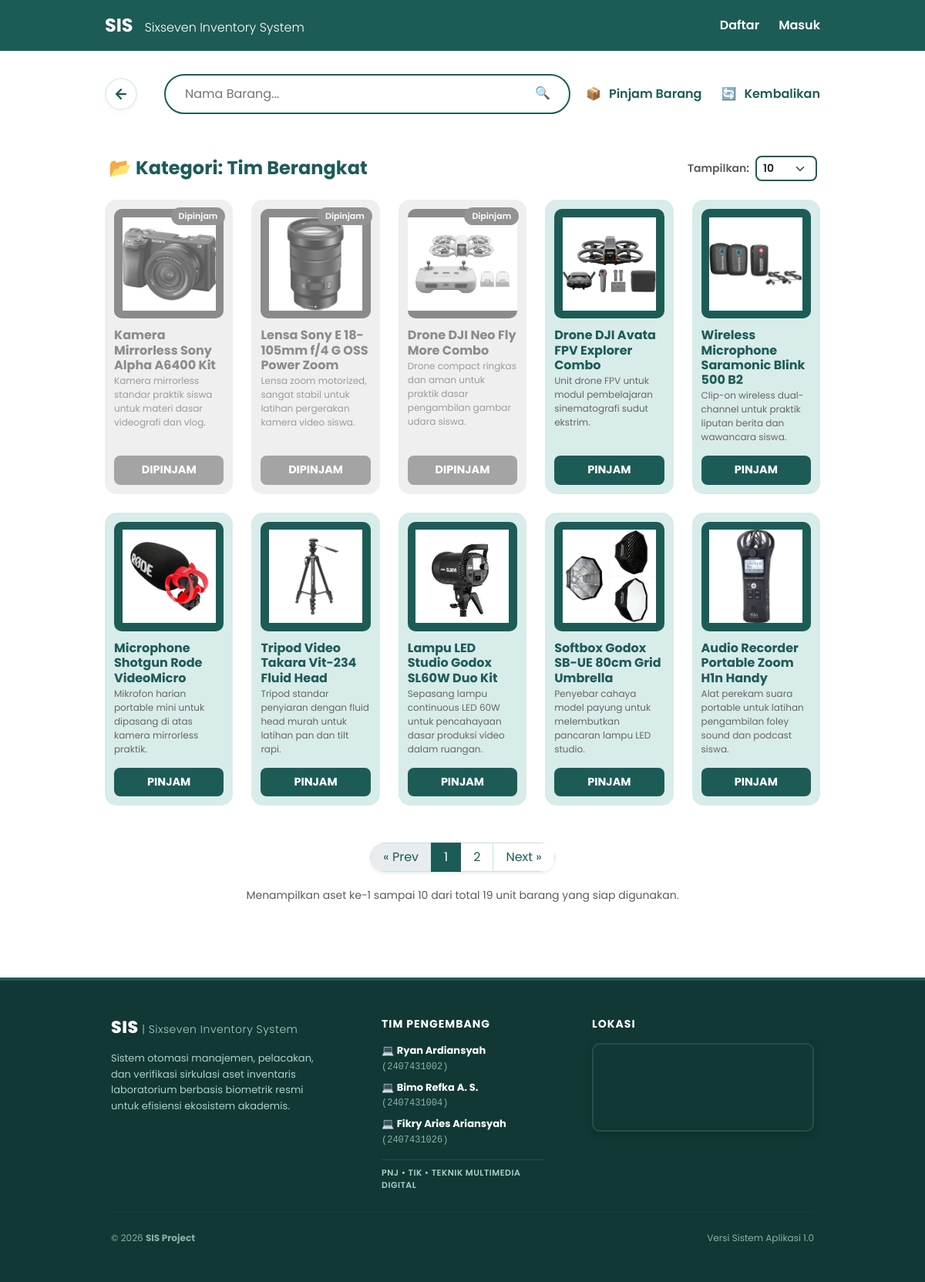
The page /siswa/list_barang.php on the database its author committed.
### tables this page shows
CREATE TABLE `kategori` (
  `id_kategori` int(11) NOT NULL,
  `nama_kategori` varchar(50) NOT NULL
);

CREATE TABLE `barang` (
  `id_barang` int(11) NOT NULL,
  `kode_barang` varchar(50) DEFAULT NULL,
  `id_kategori` int(11) NOT NULL,
  `nama_barang` varchar(100) NOT NULL,
  `merk` varchar(50) DEFAULT NULL,
  `foto` varchar(255) DEFAULT 'default.jpg',
  `status` enum('tersedia','dipinjam','perbaikan') NOT NULL DEFAULT 'tersedia',
  `deskripsi` text DEFAULT NULL
);

### siswa/list_barang.php (the view, shortened to what this page needs)
<?php
include '../koneksi.php';
$search = isset($_GET['search']) ? mysqli_real_escape_string($conn, $_GET['search']) : '';
$global = isset($_GET['global']) ? $_GET['global'] : 'false';
$id_user_login = isset($_SESSION['id_user']) ? $_SESSION['id_user'] : 0;
if ($global == 'true') {
    $id_kat = 0;
    $nama_kategori_tampil = "Semua Kategori Lab";
} else {
    $id_kat = isset($_GET['kat']) ? mysqli_real_escape_string($conn, $_GET['kat']) : 1;
    $query_kat = mysqli_query($conn, "SELECT nama_kategori FROM kategori WHERE id_kategori = '$id_kat'");
    $data_kat  = mysqli_fetch_array($query_kat);
    $nama_kategori_tampil = $data_kat ? $data_kat['nama_kategori'] : "Laboratorium Terpilih";
}
$limit = isset($_GET['limit']) ? (int)$_GET['limit'] : 10;
$halaman = isset($_GET['halaman']) ? (int)$_GET['halaman'] : 1;
$offset = ($halaman - 1) * $limit;
$query_hitung = "SELECT COUNT(*) as total FROM barang WHERE status != 'perbaikan'";
if ($global != 'true') {
    $query_hitung .= " AND id_kategori = '$id_kat'";
}
$sql_hitung = mysqli_query($conn, $query_hitung);
$data_hitung = mysqli_fetch_assoc($sql_hitung);
$total_data = $data_hitung['total'];
$total_halaman = ceil($total_data / $limit);
?>
<!DOCTYPE html>
<html lang="en">
<head>
    <link rel="stylesheet" href="../assets/bootstrap-5.3.8-dist/css/bootstrap.min.css">
    <link rel="stylesheet" href="../assets/css/style.css?v=1.4">
</head>
<body>
   <?php include '../components/header.php'; ?>
   <?php include '../components/sub_header_siswa.php'; ?>
    <div class="safe-container px-3 pb-5 mt-4">
        <div class="d-flex align-items-center justify-content-between mb-4 flex-wrap gap-2">
            <h4 class="fw-bold m-0" style="color: var(--tosca-tua); padding-left: 5px;">
                <?= $global == 'true' ? '🔍 Hasil Pencarian Semua Kategori' : '📂 Kategori: ' . htmlspecialchars($nama_kategori_tampil); ?>
            </h4>
            <div class="d-flex align-items-center gap-2 pe-1">
                <span class="text-muted small fw-semibold">Tampilkan:</span>
                <select class="form-select form-select-sm" id="changeLimit" style="width: 80px; border: 2px solid var(--tosca-tua); border-radius: 8px; font-weight: 600;">
                    <option value="10" <?= $limit == 10 ? 'selected' : ''; ?>>10</option>
                </select>
            </div>
        </div>
        <div class="row g-4 justify-content-start">
            <?php
            if ($global == 'true' && !empty($search)) {
                $sql_barang = "SELECT * FROM barang WHERE status != 'perbaikan' AND nama_barang LIKE '%$search%' LIMIT $limit OFFSET $offset";
            }
            else if (!empty($search)) {
                $sql_barang = "SELECT * FROM barang WHERE status != 'perbaikan' AND id_kategori = '$id_kat' AND nama_barang LIKE '%$search%' LIMIT $limit OFFSET $offset";
            }
            else {
                $sql_barang = "SELECT * FROM barang WHERE status != 'perbaikan' AND id_kategori = '$id_kat' LIMIT $limit OFFSET $offset";
            }
            $query_barang = mysqli_query($conn, $sql_barang);
            if(mysqli_num_rows($query_barang) > 0) {
                while($row = mysqli_fetch_array($query_barang)) {
                    $id_barang = $row['id_barang'];
                    $cek_disetujui = mysqli_query($conn, "SELECT status_pengajuan FROM peminjaman WHERE id_barang = '$id_barang' AND status_pengajuan IN ('disetujui', 'pending_kembali') LIMIT 1");
                    $is_borrowed = (mysqli_num_rows($cek_disetujui) > 0) ? true : false;
                    $cek_pending_saya = mysqli_query($conn, "SELECT status_pengajuan FROM peminjaman WHERE id_barang = '$id_barang' AND status_pengajuan = 'pending' AND id_user = '$id_user_login' LIMIT 1");
                    $is_waiting = (mysqli_num_rows($cek_pending_saya) > 0) ? true : false;
                    $is_in_cart = (isset($_SESSION['keranjang']) && in_array($id_barang, $_SESSION['keranjang'])) ? true : false;
                    if (!empty($row['foto']) && file_exists("../assets/img/barang/" . $row['foto'])) {
                        $gambar_tampil = "../assets/img/barang/" . $row['foto'];
                    }
            ?>
                <div class="col-md-2-4 col-sm-6">
                    <div class="item-card <?= $is_borrowed ? 'is-borrowed' : ($is_waiting ? 'is-waiting' : ($is_in_cart ? 'in-cart' : '')); ?>">
                        <?php if ($is_borrowed): ?>
                            <span class="badge-status-pinjam">Dipinjam</span>
                        <?php elseif ($is_waiting): ?>
                            <span class="badge-status-menunggu">Menunggu Verifikasi</span>
                        <?php elseif ($is_in_cart): ?>
                            <span class="badge-status-keranjang">Di Keranjang</span>
                        <?php endif; ?>
                        <div class="item-img-box">
                            <img src="<?= $gambar_tampil; ?>" alt="Foto Barang" class="img-fluid" style="max-height: 85%; object-fit: contain;">
                        </div>
                        <div class="item-info">
                            <h5 class="item-name"><?php echo htmlspecialchars($row['nama_barang']); ?></h5>
                            <p class="item-desc"><?php echo htmlspecialchars($row['deskripsi']); ?></p>
                        </div>
                        <?php if ($is_borrowed): ?>
                            <a href="#" class="btn-pinjam disabled-btn">DIPINJAM</a>
                        <?php elseif ($is_waiting): ?>
                            <a href="#" class="btn-pinjam disabled-btn" style="background-color: #e67e22 !important;">PROSES...</a>
                        <?php elseif ($is_in_cart): ?>
                            <a href="#" class="btn-pinjam disabled-btn" style="background-color: #558b84 !important;">DI KERANJANG</a>
                        <?php else: ?>
                            <a href="keranjang_tambah.php?id=<?= $row['id_barang']; ?>&kat=<?= $id_kat; ?>" class="btn-pinjam">PINJAM</a>
                        <?php endif; ?>
                    </div>
                </div>
            <?php
                }
            } else {
                if (!empty($search)) {
                    echo "<div class='col-12 text-center py-5'><h4>Barang dengan nama '" . htmlspecialchars($search) . "' tidak ditemukan atau sedang tidak tersedia.</h4></div>";
                } else {
                    echo "<div class='col-12 text-center py-5'><h4>Belum ada barang yang tersedia di kategori ini.</h4></div>";
                }
            }
            ?>
        </div>
        <?php if ($total_halaman > 1): ?>
        <div class="d-flex justify-content-center mt-5">
            <nav>
                <ul class="pagination pagination-md shadow-sm rounded-pill overflow-hidden">
                    <li class="page-item <?= $halaman <= 1 ? 'disabled' : ''; ?>">
                        <a class="page-link px-3" href="?halaman=<?= $halaman - 1; ?>&limit=<?= $limit; ?>&kat=<?= $id_kat; ?>&global=<?= $global; ?>&search=<?= urlencode($search) ?>" aria-label="Previous">
                            <span>&laquo; Prev</span>
                        </a>
                    </li>
                    <?php for ($i = 1; $i <= $total_halaman; $i++): ?>
                        <li class="page-item <?= $halaman == $i ? 'active' : ''; ?>">
                            <a class="page-link px-3" href="?halaman=<?= $i; ?>&limit=<?= $limit; ?>&kat=<?= $id_kat; ?>&global=<?= $global; ?>&search=<?= urlencode($search) ?>"><?= $i; ?></a>
                        </li>
                    <?php endfor; ?>
                    <li class="page-item <?= $halaman >= $total_halaman ? 'disabled' : ''; ?>">
                        <a class="page-link px-3" href="?halaman=<?= $halaman + 1; ?>&limit=<?= $limit; ?>&kat=<?= $id_kat; ?>&global=<?= $global; ?>&search=<?= urlencode($search) ?>" aria-label="Next">
                            <span>Next &raquo;</span>
                        </a>
                    </li>
                </ul>
            </nav>
        </div>
        <div class="text-center text-muted small mt-1">
            Menampilkan aset ke-<?= $offset + 1; ?> sampai <?= min($offset + $limit, $total_data); ?> dari total <?= $total_data; ?> unit barang yang siap digunakan.
        </div>
        <?php endif; ?>
    </div>
    <?php include '../components/footer.php'; ?>
</body>
</html>

### rows shown on the page
kategori: nama_kategori "Tim Berangkat"
barang: shows "Dipinjam", foto (picture), nama_barang "Kamera Mirrorless Sony Alpha A6400 Kit", deskripsi "Kamera mirrorless standar praktik siswa untuk materi dasar videografi dan vlog.", shows "DIPINJAM"
barang: shows "Dipinjam", foto (picture), nama_barang "Lensa Sony E 18-105mm f/4 G OSS Power Zoom", deskripsi "Lensa zoom motorized, sangat stabil untuk latihan pergerakan kamera video siswa.", shows "DIPINJAM"
barang: shows "Dipinjam", foto (picture), nama_barang "Drone DJI Neo Fly More Combo", deskripsi "Drone compact ringkas dan aman untuk praktik dasar pengambilan gambar udara siswa.", shows "DIPINJAM"
barang: foto (picture), nama_barang "Drone DJI Avata FPV Explorer Combo", deskripsi "Unit drone FPV untuk modul pembelajaran sinematografi sudut ekstrim."
barang: foto (picture), nama_barang "Wireless Microphone Saramonic Blink 500 B2", deskripsi "Clip-on wireless dual-channel untuk praktik liputan berita dan wawancara siswa."
barang: foto (picture), nama_barang "Microphone Shotgun Rode VideoMicro", deskripsi "Mikrofon harian portable mini untuk dipasang di atas kamera mirrorless praktik."
barang: foto (picture), nama_barang "Tripod Video Takara Vit-234 Fluid Head", deskripsi "Tripod standar penyiaran dengan fluid head murah untuk latihan pan dan tilt rapi."
barang: foto (picture), nama_barang "Lampu LED Studio Godox SL60W Duo Kit", deskripsi "Sepasang lampu continuous LED 60W untuk pencahayaan dasar produksi video dalam ruangan."
barang: foto (picture), nama_barang "Softbox Godox SB-UE 80cm Grid Umbrella", deskripsi "Penyebar cahaya model payung untuk melembutkan pancaran lampu LED studio."
barang: foto (picture), nama_barang "Audio Recorder Portable Zoom H1n Handy", deskripsi "Alat perekam suara portable untuk latihan pengambilan foley sound dan podcast siswa."

### other values the page prints
$offset + 1 "1"
min($offset + $limit, $total_data) "10"
$total_data "19"
